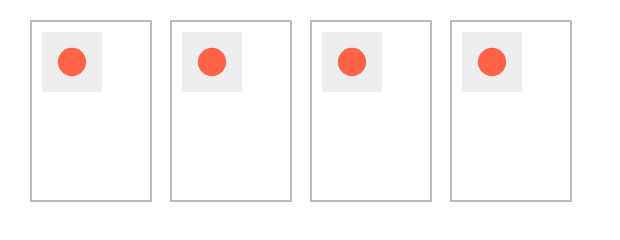

Describe this chart as a Vega-Lite specification.
### Vega specification from a JSON file in a GitHub repository (floating-point values rounded to 4 significant figures)
{"$schema": "https://vega.github.io/schema/vega/v6.json", "description": "A group item with aria: false is aria-hidden on its own <g> (and nothing else about the item is written); aria is read strictly (0 and null do not hide), per item; nested group items describe themselves too.", "width": 300, "height": 110, "padding": 5, "autosize": "none", "data": [{"name": "t", "values": [{"k": "a", "v": 10, "on": true}, {"k": "b", "v": 80, "on": false}, {"k": "c", "v": 150, "on": 0}, {"k": "d", "v": 220, "on": null}]}], "marks": [{"type": "group", "from": {"data": "t"}, "encode": {"update": {"x": {"field": "v"}, "y": {"value": 5}, "width": {"value": 60}, "height": {"value": 90}, "stroke": {"value": "#bbb"}, "aria": {"field": "on"}, "description": {"signal": "'tile ' + datum.k"}}}, "marks": [{"type": "group", "encode": {"update": {"x": {"value": 6}, "y": {"value": 6}, "width": {"value": 30}, "height": {"value": 30}, "fill": {"value": "#eee"}, "description": {"value": "inner"}, "ariaRole": {"value": "img"}, "aria": {"signal": "parent.v < 200"}}}, "marks": [{"type": "symbol", "encode": {"update": {"x": {"value": 15}, "y": {"value": 15}, "size": {"value": 200}, "fill": {"value": "tomato"}}}}]}]}]}
